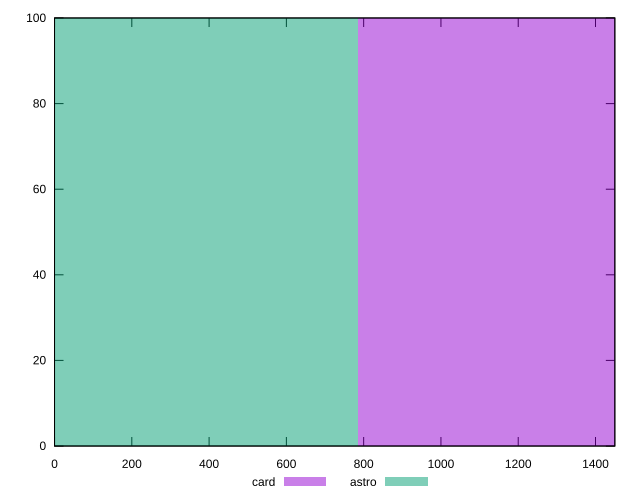

Write the gnuplot code that produced this figure.
reset

$card <<EOF
1573.2132255796403 100
EOF

$astro <<EOF
0 100
EOF

set key outside below
set boxwidth 1573.2132255796403
set xrange [0:1450]
set yrange [0:100]
set trange [0:100]
set style fill transparent solid 0.5 noborder
set terminal svg size 640, 500 enhanced background rgb 'white'
set output "reports/report_00031_2021-02-24T23-18-18.084Z/uses-http2/comparison/histogram/2_vs_3.svg"

plot $card title "card" with boxes, \
     $astro title "astro" with boxes

reset
